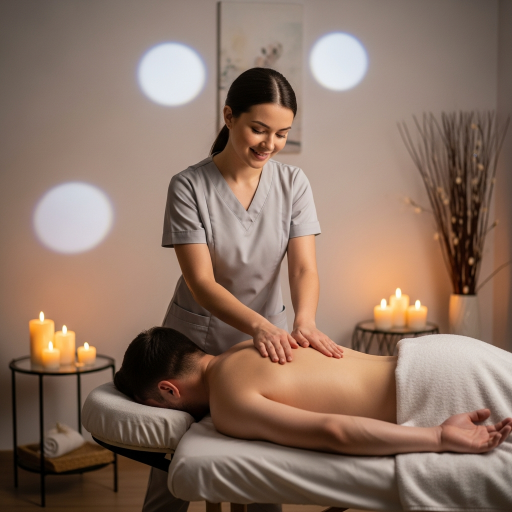
#> input picture images/services/special-body-oil-massage.png, 1024 x 1024 px, found by its file name (shown at 1/2 size); its folder holds 3 pictures in this run
$ python optimize-images.py
#> lines starting #> are read from the running program, lines starting #| are printed output that depends on the picture
import os
from PIL import Image
import json

# Paths
images_dir = r'c:\Users\Lenovo\OneDrive\Documents\booking-app\images\services'
output_dir = images_dir  # Overwrite originals

# Image optimization settings
QUALITY = 85  # 85 = great quality, small size (80-90 is best)
MAX_WIDTH = 800  # Web-optimized size
MAX_HEIGHT = 800

def optimize_image(image_path):
    """Optimize a single image"""
    try:
        img = Image.open(image_path)
#> img is the input picture: PIL image 1024x1024 RGB; mean R, G, B 140.9, 115.8, 101
        original_size = os.path.getsize(image_path) / 1024  # KB

        # Convert RGBA to RGB if needed (removes alpha channel)
        if img.mode in ('RGBA', 'LA', 'P'):
            # Create white background
            bg = Image.new('RGB', img.size, (255, 255, 255))
            bg.paste(img, mask=img.split()[-1] if img.mode == 'RGBA' else None)
            img = bg

        # Resize if too large
        img.thumbnail((MAX_WIDTH, MAX_HEIGHT), Image.Resampling.LANCZOS)
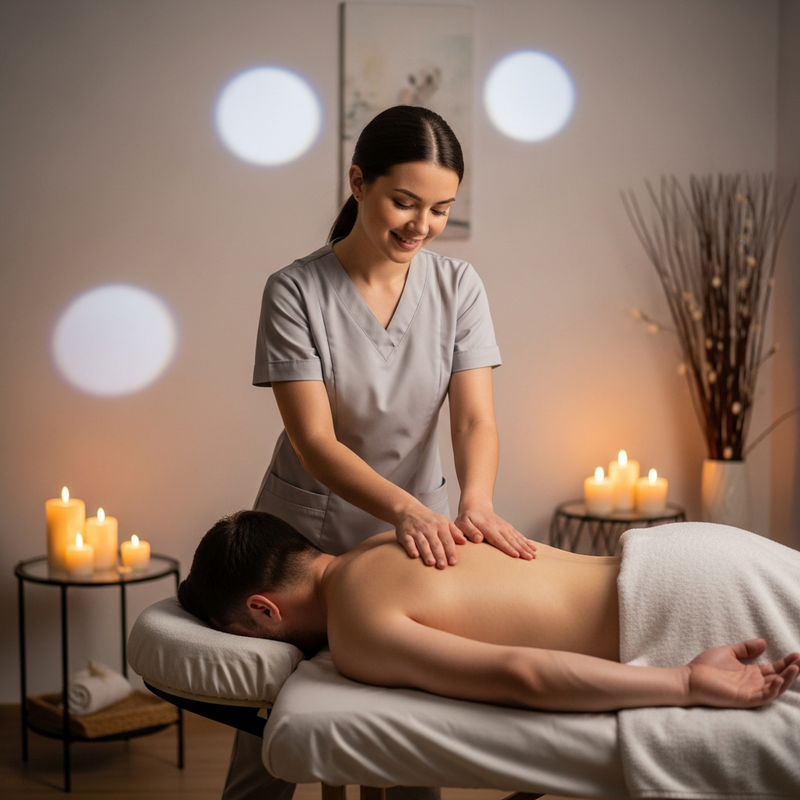
#> img: PIL image 800x800 RGB; mean R, G, B 140.9, 115.8, 101

        # Save with optimization
        img.save(image_path, 'PNG', optimize=True, quality=QUALITY)

        new_size = os.path.getsize(image_path) / 1024  # KB
        reduction = ((original_size - new_size) / original_size) * 100

        return {
            'file': os.path.basename(image_path),
            'original': round(original_size, 2),
            'optimized': round(new_size, 2),
            'reduction': round(reduction, 1)
        }
    except Exception as e:
        return {'file': os.path.basename(image_path), 'error': str(e)}

# Process all images
print("🖼️  Image Optimization in Progress...")
print("=" * 70)
print()

results = []
for filename in sorted(os.listdir(images_dir)):
    if filename.endswith('.png'):
        filepath = os.path.join(images_dir, filename)
        result = optimize_image(filepath)
        results.append(result)

        if 'error' not in result:
            print(f"✓ {result['file']:<45} {result['original']:>8}KB → {result['optimized']:>8}KB ({result['reduction']:>5}%)")
        else:
            print(f"✗ {result['file']:<45} ERROR: {result['error']}")

print()
print("=" * 70)

# Summary
successful = [r for r in results if 'error' not in r]
if successful:
    total_original = sum(r['original'] for r in successful)
    total_optimized = sum(r['optimized'] for r in successful)
    total_reduction = ((total_original - total_optimized) / total_original) * 100

    print()
    print(f"📊 SUMMARY")
    print(f"Total Original:  {total_original:.2f} MB")
    print(f"Total Optimized: {total_optimized:.2f} MB")
    print(f"Total Reduction: {total_reduction:.1f}%")
    print(f"Images Processed: {len(successful)}")
    print()
    print("✅ Optimization complete! Images ready for production.")
else:
    print("❌ No images were optimized.")
